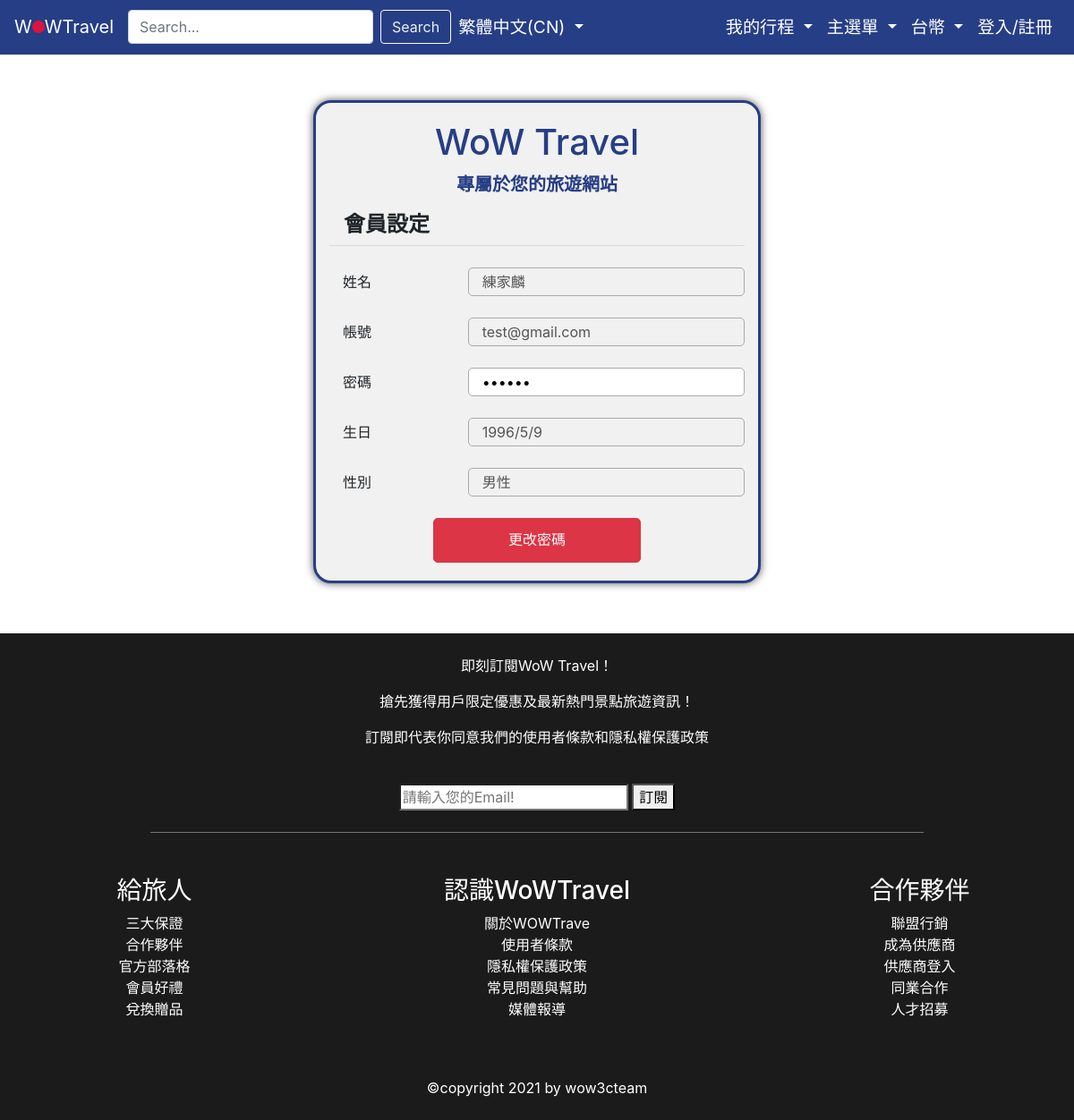
/member (signed in), run on an earlier commit of the app's database.
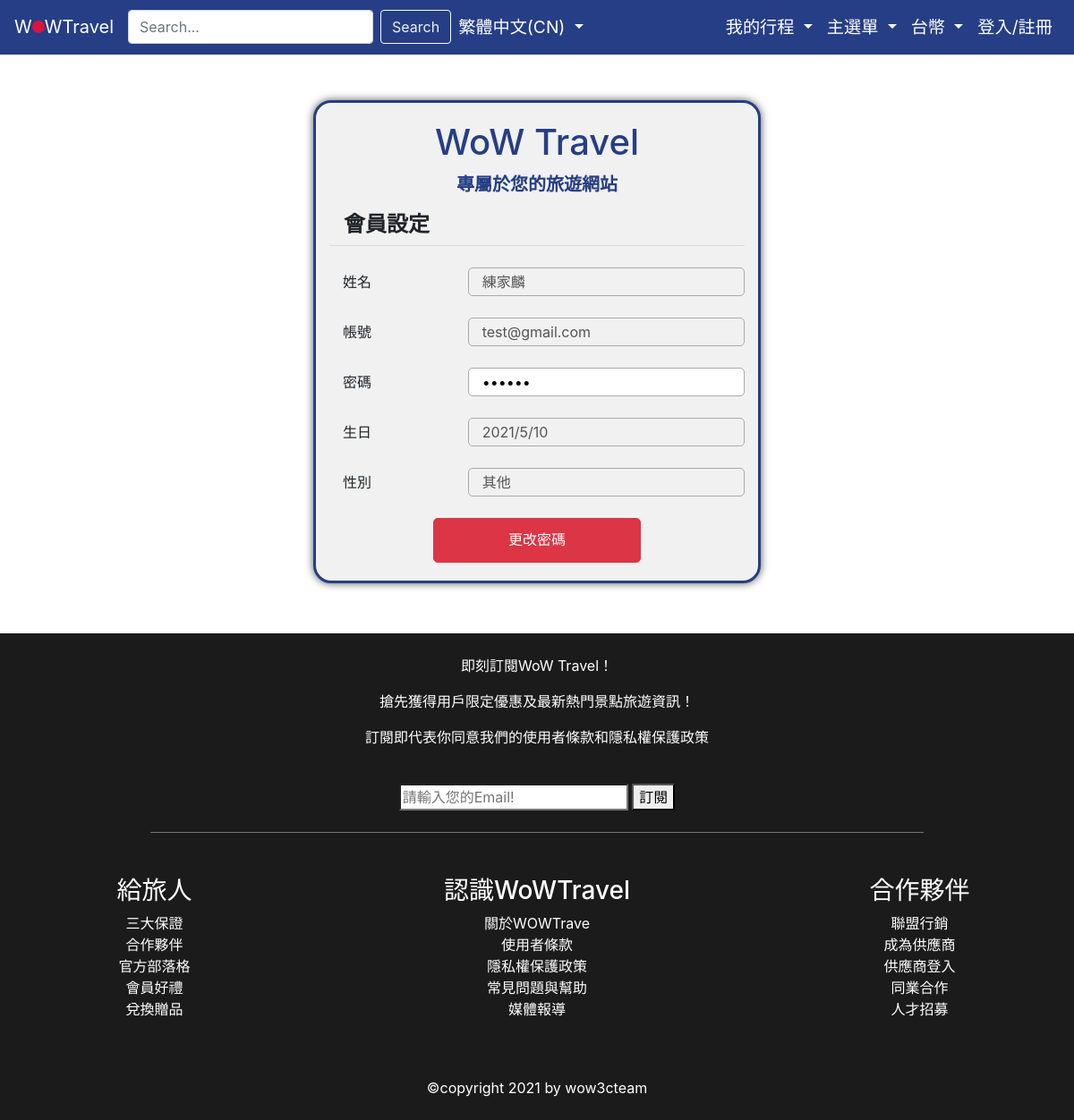
And on a later commit of the database.
### tables this page shows
CREATE TABLE member (
                    id INTEGER PRIMARY KEY AUTOINCREMENT,
                    name TEXT NOT NULL,
                    email TEXT NOT NULL,
                    password TEXT NOT NULL,
                    birthday INTEGER NOT NULL,
                    age INTEGER NOT NULL,
                    gender TEXT NOT NULL
                );

### main.py (the view)
@app.route('/member')
def member():
    if 'LoggedIn' in session and 'email' in session and 'password' in session:
        email = session['email']
        password = session['password']
        row = DB.get_member_by_login(email, password)[1]
        return render_template('member.html', row=row)
    return redirect(url_for('log_in'))

### db.py (called while the page is built)
    def get_member_by_login(self, email, password):
        cursor = self.con.execute(
            """
            SELECT * FROM member
            WHERE email = ?;
            """, (email,)
        )
        for row in cursor:
            cursor = self.con.execute(
                """
                SELECT * FROM member
                WHERE email = ? AND password = ?;
                """, (email, password)
            )
            return True, cursor.fetchone()
        return False, cursor.fetchone()

### templates/member.html (shortened to what this page needs)
{% extends "index.html" %} {% block title %} - 會員登入{% endblock %}  {% block script %} {% endblock %} {% block alert %}{% endblock %} {% block content %}
<div class="container rwd d-flex flex-column">
    <div class="welcome-text d-flex flex-column">
        <h1>WoW Travel</h1>
        <p>專屬於您的旅遊網站</p>
    </div>
    <div class="d-flex flex-column">
        <div class="d-flex">
            <h4 class="pl-3 font-weight-bold">會員設定</h4>
        </div>
        <hr class="m-0 w-100" />
    </div>
    <form class="d-flex flex-column" action="{{url_for('update')}}" method="POST">
        <div class="my-4  d-flex">
            <label class="col-4">姓名</label>
            <input class="col-8 input-border" type="text" name="name" value="{{ row[1] }}" disabled>
        </div>
        <div class="mb-4 d-flex">
            <label class="col-4">帳號</label>
            <input class="col-8 input-border" type="email" name="email" value="{{ row[2] }}" disabled>
        </div>
        <div class="mb-4 d-flex">
            <label class="col-4" for="password">密碼</label>
            <input class="col-8 input-border" type="password" name="password" value="{{ row[3] }}" id="password" pattern="^(?=.{6,})(?=.*\d)(?=.*[a-z])(?=.*[A-Z])(?!.*[\W]).*$" title="密碼長度須6碼以上，並至少包含一個大寫、小寫字母和數字，不能使用特殊符號" required>
        </div>
        <div class="mb-4 d-flex">
            <label class="col-4">生日</label>
            <input class="col-8 input-border" value="{{ row[4] }}" id="birthday" disabled>
        </div>
        <div class="mb-4 d-flex">
            <label class="col-4" for="gender">性別</label>
            <input class="col-8 input-border" value="{{ row[6] }}" id="gender" disabled>
        </div>
        <button class="logout w-50 btn btn-danger text-white align-self-center">更改密碼</button>
    </form>
</div>
{% endblock %}

### templates/index.html (shortened to what this page needs)
<!doctype html>
<html lang="en">
<head>
    <link rel="stylesheet" href="https://stackpath.bootstrapcdn.com/bootstrap/4.3.1/css/bootstrap.min.css">
    <link rel="stylesheet" href="https://cdnjs.cloudflare.com/ajax/libs/font-awesome/5.15.3/css/all.min.css" />
    <link rel="stylesheet" href="{{url_for('static', filename='common.css')}}" />
</head>
<body class="container-fluid m-0 p-0">
    <nav class="wow-bg navbar navbar-expand-lg navbar-dark fixed-top">
        <a class="logo-link navbar-brand d-flex justify-content-center" href="{{url_for('index')}}">W<div class="logo">
            <div class='nav_circle'></div>
        </div>WTravel</a>
        <div class=" collapse navbar-collapse " id="navbarSupportedContent">
            <form class="form-inline my-2 my-lg-0">
                <input class="search-text form-control mr-sm-2" type="search" placeholder="Search..." aria-label="Search">
                <button class="search btn btn-outline-success my-2 my-sm-0" type="submit">Search</button>
            </form>
            <ul class="navbar-nav mr-auto navbar-nav-scroll">
                <li class="nav-item dropdown ">
                    <a class="nav-link dropdown-toggle" href="#" id="navbarDropdown" role="button" data-toggle="dropdown" aria-haspopup="true" aria-expanded="false">
                        繁體中文(CN)
                    </a>
                </li>
            </ul>
            <ul class="navbar-nav ml-auto navbar-nav-scroll">
                <li class="nav-item dropdown">
                    <a class="myCart nav-link dropdown-toggle" href="#" id="navbarDropdown" role="button" data-toggle="dropdown" aria-haspopup="true" aria-expanded="false" style="color:white">
                        我的行程
                    </a>
                </li>
                <li class="nav-item dropdown">
                    <a class="nav-link dropdown-toggle" href="#" id="navbarDropdown" role="button" data-toggle="dropdown" aria-haspopup="true" aria-expanded="false">
                        主選單
                    </a>
                </li>
                <li class="nav-item dropdown">
                    <a class="nav-link dropdown-toggle" href="#" id="navbarDropdown" role="button" data-toggle="dropdown" aria-haspopup="true" aria-expanded="false">
                        台幣
                    </a>
                </li>
                <li class="nav-item active">
                    <a class="nav-link" href="{{url_for('log_in')}}">登入/註冊 <span class="sr-only">(current)</span></a>
                </li>
            </ul>
        </div>
    </nav>
    {% block content %}{% endblock %}
    <footer>
        <div class="d-none d-md-flex flex-column align-items-center">
            <div class="info_left my-3 py-2">
                <p>即刻訂閱WoW Travel！</p>
                <p>搶先獲得用戶限定優惠及最新熱門景點旅遊資訊！</p>
                <p>訂閱即代表你同意我們的使用者條款和隱私權保護政策</p>
            </div>
            <div class="mail ">
                <input type="search" id="search" placeholder="請輸入您的Email!" />
                <button type="button">訂閱</button>
            </div>
        </div>
        <div class="line m-0 p-4 w-100 d-none d-md-flex justify-content-center">
            <hr class="m-0 w-75" size="2" noshade="noshade" />
        </div>
        <div class="container">
            <div class="row footer_row ">
                <div class="col-md-3 col-12 my-4">
                    <ul class="footer_link ">
                        <h3>給旅人</h3>
                        <li><a href="">三大保證</a></li>
                        <li><a href="">合作夥伴</a></li>
                        <li><a href="">官方部落格</a></li>
                        <li><a href="">會員好禮</a></li>
                        <li><a href="">兌換贈品</a></li>
                    </ul>
                </div>
                <div class="col-md-6 col-12 my-4">
                    <ul class="footer_link text-center">
                        <h3>認識WoWTravel</h3>
                        <li><a href="">關於WOWTrave</a></li>
                        <li><a href="">使用者條款</a></li>
                        <li><a href="">隱私權保護政策</a></li>
                        <li><a href="">常見問題與幫助</a></li>
                        <li><a href="">媒體報導</a></li>
                    </ul>
                </div>
                <div class="col-md-3 col-12 my-4">
                    <ul class="footer_link">
                        <h3>合作夥伴</h3>
                        <li><a href="">聯盟行銷</a></li>
                        <li><a href="">成為供應商</a></li>
                        <li><a href="">供應商登入</a></li>
                        <li><a href="">同業合作</a></li>
                        <li><a href="">人才招募</a></li>
                    </ul>
                </div>
                <div class="footer_bottom col-md-12 col-12 my-4">
                    &copy;copyright 2021 by wow3cteam
                </div>
            </div>
        </div>
    </footer>
</body>
</html>

### static/common.css (style rules this page uses)
.wow-bg { background-color: rgb(38, 62, 133); }
.nav-item { font-size: 1.2em; }
.nav_circle { width: 14px; height: 14px; border-radius: 50%; background-color: crimson; margin-top: 8px; animation: logo active 3s; }
.btn-outline-success { color: #ecf1ed; border-color: #f8faf9; }
.navbar-dark .navbar-nav .nav-link { color: rgba(255, 255, 255); }
footer { background-color: rgb(27, 27, 27); }
.footer_h3, .footer_row h3, .footer_bottom, .info_left p { color: white; text-align: center; }
.footer_link { padding-left: 0px; }
.footer_link li { list-style: none; text-align: center; }
.footer_link a { text-decoration: none; color: white }

### templates/member.html (style rules this page uses)
.rwd { margin: 14vh auto 7vh; max-width: 500px; min-width: 375px; height: fit-content; background-color: rgb(241, 241, 241); border: rgb(38, 62, 133) solid 3px; border-radius: 20px; box-shadow: 0px 0px 10px #555; }
.welcome-text { margin-top: 20px; text-align: center; color: rgb(38, 62, 133); }
.welcome-text p { font-size: 20px; font-weight: bold; }
.input-border { border: #aaa solid 1px; border-radius: 5px; }
label { margin: 0; line-height: 32px; }
.logout { margin-bottom: 20px; height: 50px; border-radius: 5px; line-height: 35px; }

What changed in the data, as far as the page shows it:
changed member "練家麟": birthday "1996/5/9" → "2021/5/10"; gender "男性" → "其他"
